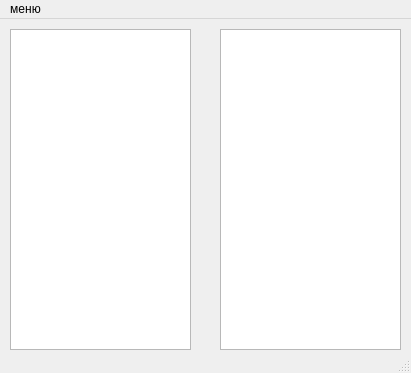
<?xml version="1.0" encoding="UTF-8"?>
<ui version="4.0">
 <class>MainWindow</class>
 <widget class="QMainWindow" name="MainWindow">
  <property name="geometry">
   <rect>
    <x>0</x>
    <y>0</y>
    <width>411</width>
    <height>373</height>
   </rect>
  </property>
  <property name="windowTitle">
   <string>MainWindow</string>
  </property>
  <widget class="QWidget" name="centralwidget">
   <widget class="QListView" name="listView">
    <property name="geometry">
     <rect>
      <x>10</x>
      <y>10</y>
      <width>181</width>
      <height>321</height>
     </rect>
    </property>
   </widget>
   <widget class="QListView" name="listView_2">
    <property name="geometry">
     <rect>
      <x>220</x>
      <y>10</y>
      <width>181</width>
      <height>321</height>
     </rect>
    </property>
   </widget>
  </widget>
  <widget class="QMenuBar" name="menubar">
   <property name="geometry">
    <rect>
     <x>0</x>
     <y>0</y>
     <width>411</width>
     <height>24</height>
    </rect>
   </property>
   <widget class="QMenu" name="menu">
    <property name="title">
     <string>меню</string>
    </property>
    <addaction name="action"/>
   </widget>
   <addaction name="menu"/>
  </widget>
  <widget class="QStatusBar" name="statusbar"/>
  <action name="action">
   <property name="text">
    <string>рандом</string>
   </property>
   <property name="shortcut">
    <string>Return</string>
   </property>
  </action>
 </widget>
 <resources/>
 <connections/>
</ui>
